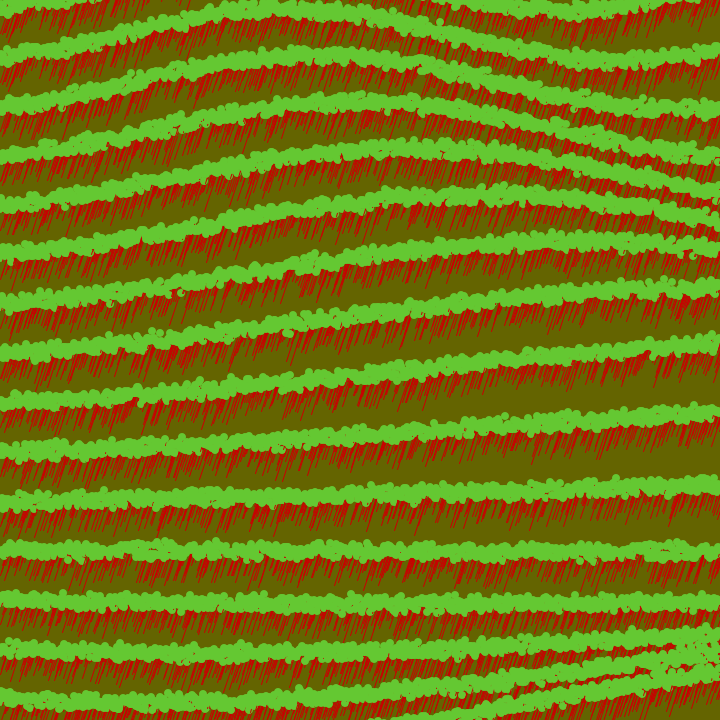
Frame 1 (no input)
Frame 60 (the mouse pressed at the canvas centre just before this capture): identical to frame 1, image omitted
Frame 120 (the mouse held since frame 60 and released just before this capture): identical to frame 1, image omitted

The Processing sketch that drew this single still picture (run headless with seeded random() and noise(); from frame 60 on, the mouse is pressed at the canvas centre):

// Processing sketch: processing_50508
// ── processing_50508.pde

int dotsize = 8;
int imgsize = 720;
float noisescale = 3.;
float A_0 = 25;
float dA = 0.03;
float freq_0 = 0.01;
float df = -0.00002;
float phi = 2.;

void setup() {
  //size(imgsize, imgsize);
  size(720, 720);
}

void draw() {
  background(100,100,0);
  fill (100, 200, 50);
  float multi = 1.;
  //
  for (int y=-3*dotsize;y<=imgsize; y+=6*dotsize) {
    float A = A_0 + y*dA;
    float freq = freq_0 + y*df;
    //
    for (int x=0; x<imgsize; x++) {
      // noise
      int dy = int( noise(x*y) * dotsize *noisescale);
      int px = x;
      int py =  int(A * sin(freq * x + phi) + y + dy);
      stroke(200,0,0);
      line(px + 0.5*dy, py, px, py + 1.5*dy);
      noStroke();
      ellipse(px, py, dotsize, dotsize);
    }
  }
}
